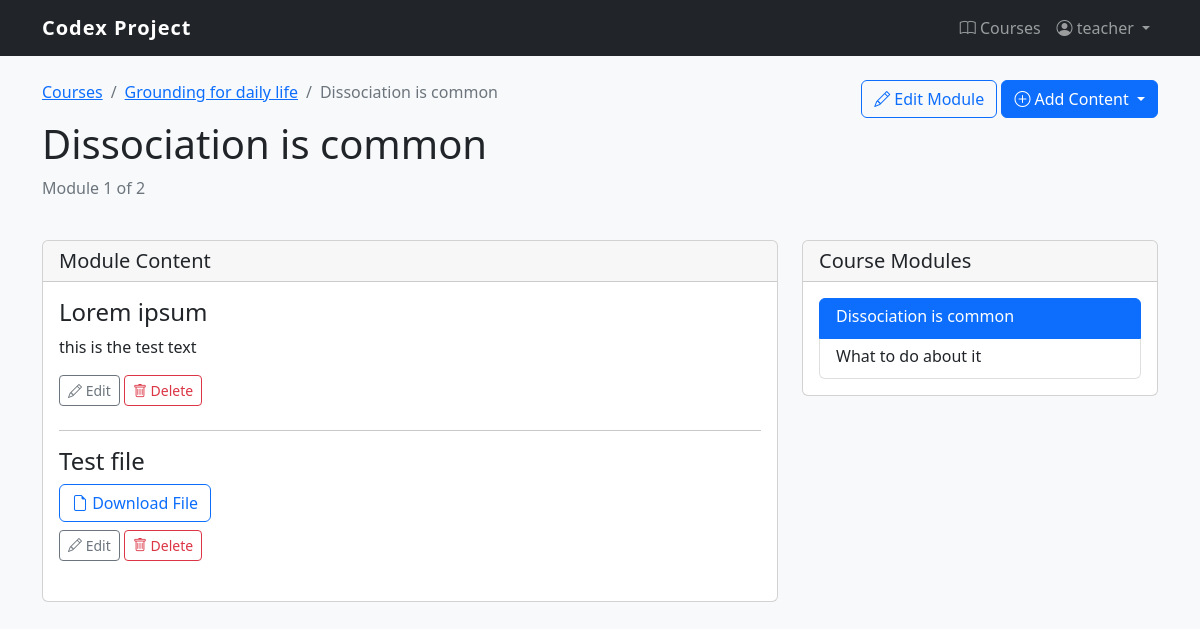
The page /content/module/3/ (signed in) on the database its author committed.
### user_management/models.py (models this page shows, shortened)
class User(AbstractUser):
    USER = 'USER'
    TEACHER = 'TEACHER'
    ADMIN = 'ADMIN'
    ROLE_CHOICES = [
        (USER, 'User'),
        (TEACHER, 'Teacher'),
        (ADMIN, 'Admin'),
    ]
    role = models.CharField(max_length=10, choices=ROLE_CHOICES, default=USER)
    def is_teacher(self):
        return self.role == self.TEACHER
    def is_administrator(self):
        return self.role == self.ADMIN

### content_management/models.py (models this page shows, shortened)
class Module(models.Model):
    course = models.ForeignKey(Course, related_name='modules', on_delete=models.CASCADE)
    title = models.CharField(max_length=200)
    description = models.TextField(blank=True)
    order = models.PositiveIntegerField(default=0)
    class Meta:
        ordering = ['order']

class Course(models.Model):
    title = models.CharField(max_length=200)
    slug = models.SlugField(max_length=200, unique=True)
    overview = models.TextField()
    created = models.DateTimeField(auto_now_add=True)
    subject = models.ForeignKey(Subject, related_name='courses', on_delete=models.CASCADE)
    owner = models.ForeignKey(settings.AUTH_USER_MODEL,
                             related_name='courses_created',
                             on_delete=models.CASCADE)
    students = models.ManyToManyField(settings.AUTH_USER_MODEL,
                                     related_name='courses_enrolled',
                                     blank=True)
    class Meta:
        ordering = ['-created']

class Content(models.Model):
    module = models.ForeignKey(Module, on_delete=models.CASCADE)
    title = models.CharField(max_length=250)
    created = models.DateTimeField(auto_now_add=True)
    updated = models.DateTimeField(auto_now=True)
    order = models.PositiveIntegerField(default=0)
    class Meta:
        abstract = True
        ordering = ['order']

class Text(Content):
    content = models.TextField()

class File(Content):
    file = models.FileField(upload_to='files')

### content_management/views.py (the view)
# urls.py: path('module/<int:pk>/', views.ModuleDetailView.as_view(), name='module_detail'),
class ModuleDetailView(LoginRequiredMixin, DetailView):
    model = Module
    template_name = 'content_management/module_detail.html'
    def dispatch(self, request, *args, **kwargs):
        module = self.get_object()
        course = module.course
        if not (request.user.is_administrator() or
                request.user == course.owner or
                course.students.filter(id=request.user.id).exists()):
            messages.error(request, "You don't have access to this module.")
            return redirect('content_management:course_list')
        return super().dispatch(request, *args, **kwargs)
    def get_context_data(self, **kwargs):
        context = super().get_context_data(**kwargs)
        module = self.object
        course = module.course
        if self.request.user == course.owner or self.request.user.is_administrator():
            context['is_instructor'] = True
        if not (self.request.user.is_teacher() or self.request.user.is_administrator()):
            progress = Progress.objects.get(student=self.request.user, course=course)
            context['is_completed'] = module in progress.completed_modules.all()
            context['progress'] = progress
        return context

### content_management/templates/content_management/module_detail.html (shortened to what this page needs)
{% extends 'content_management/base.html' %}
{% block content_management %}
    <div class="row mb-4">
        <div class="col-md-8">
            <nav aria-label="breadcrumb">
                <ol class="breadcrumb">
                    <li class="breadcrumb-item"><a href="{% url 'content_management:course_list' %}">Courses</a></li>
                    <li class="breadcrumb-item"><a href="{% url 'content_management:course_detail' module.course.slug %}">{{ module.course.title }}</a></li>
                    <li class="breadcrumb-item active" aria-current="page">{{ module.title }}</li>
                </ol>
            </nav>
            <h1>{{ module.title }}</h1>
            <p class="text-muted">Module {{ module.order }} of {{ module.course.modules.count }}</p>
        </div>
        <div class="col-md-4 text-end">
            {% if is_instructor %}
                <a href="{% url 'content_management:module_update' module.id %}" class="btn btn-outline-primary">
                    <i class="bi bi-pencil"></i> Edit Module
                </a>
                <div class="dropdown d-inline-block">
                    <button class="btn btn-primary dropdown-toggle" type="button" id="addContentDropdown" data-bs-toggle="dropdown" aria-expanded="false">
                        <i class="bi bi-plus-circle"></i> Add Content
                    </button>
                </div>
            {% endif %}
        </div>
    </div>
    <div class="row">
        <div class="col-md-8">
            <div class="card mb-4">
                <div class="card-header">
                    <h5 class="mb-0">Module Content</h5>
                </div>
                <div class="card-body">
                    {% with text_list=module.text_set.all|dictsortreversed:"order" file_list=module.file_set.all|dictsortreversed:"order" image_list=module.image_set.all|dictsortreversed:"order" video_list=module.video_set.all|dictsortreversed:"order" assignment_list=module.assignment_set.all|dictsortreversed:"order" %}
                    {% for content in text_list %}
                        <div class="content-item mb-4">
                            <h4>{{ content.title }}</h4>
                            <div class="content-text">
                                {{ content.content|linebreaks }}
                            </div>
                            {% if is_instructor %}
                                <div class="mt-2">
                                    <a href="{% url 'content_management:content_update' 'text' content.id %}" class="btn btn-sm btn-outline-secondary">
                                        <i class="bi bi-pencil"></i> Edit
                                    </a>
                                    <a href="{% url 'content_management:content_delete' 'text' content.id %}" class="btn btn-sm btn-outline-danger">
                                        <i class="bi bi-trash"></i> Delete
                                    </a>
                                </div>
                            {% endif %}
                        </div>
                        {% if not forloop.last or file_list or image_list or video_list or assignment_list %}<hr>{% endif %}
                    {% endfor %}
                    {% for content in file_list %}
                        <div class="content-item mb-4">
                            <h4>{{ content.title }}</h4>
                            <div class="content-file">
                                <a href="{{ content.file.url }}" class="btn btn-outline-primary" download>
                                    <i class="bi bi-file-earmark"></i> Download File
                                </a>
                            </div>
                            {% if is_instructor %}
                                <div class="mt-2">
                                    <a href="{% url 'content_management:content_update' 'file' content.id %}" class="btn btn-sm btn-outline-secondary">
                                        <i class="bi bi-pencil"></i> Edit
                                    </a>
                                    <a href="{% url 'content_management:content_delete' 'file' content.id %}" class="btn btn-sm btn-outline-danger">
                                        <i class="bi bi-trash"></i> Delete
                                    </a>
                                </div>
                            {% endif %}
                        </div>
                    {% endfor %}
                    {% endwith %}
                </div>
            </div>
        </div>
        <div class="col-md-4">
            <div class="card mb-4">
                <div class="card-header">
                    <h5 class="mb-0">Course Modules</h5>
                </div>
                <div class="card-body">
                    <div class="list-group">
                        {% for m in module.course.modules.all %}
                            <a href="{% url 'content_management:module_detail' m.id %}"
                               class="list-group-item list-group-item-action {% if m.id == module.id %}active{% endif %}">
                                <div class="d-flex w-100 justify-content-between">
                                    <h6 class="mb-1">{{ m.title }}</h6>
                                </div>
                            </a>
                        {% endfor %}
                    </div>
                </div>
            </div>
        </div>
    </div>
{% endblock %}

### user_management/templates/user_management/base.html (shortened to what this page needs)
<!DOCTYPE html>
<html lang="en">
<head>
    <link href="https://cdn.jsdelivr.net/npm/bootstrap@5.2.3/dist/css/bootstrap.min.css" rel="stylesheet">
    <link rel="stylesheet" href="https://cdn.jsdelivr.net/npm/bootstrap-icons@1.10.0/font/bootstrap-icons.css">
</head>
<body>
    <nav class="navbar navbar-expand-lg navbar-dark bg-dark">
        <div class="container">
            <a class="navbar-brand" href="{% url 'user_management:dashboard' %}">Codex Project</a>
            <div class="collapse navbar-collapse" id="navbarNav">
                <ul class="navbar-nav ms-auto">
                    {% if user.is_authenticated %}
                        <li class="nav-item">
                            <a class="nav-link" href="{% url 'content_management:course_list' %}">
                                <i class="bi bi-book"></i> Courses
                            </a>
                        </li>
                        <li class="nav-item dropdown">
                            <a class="nav-link dropdown-toggle" href="#" id="navbarDropdown" role="button"
                               data-bs-toggle="dropdown" aria-expanded="false">
                                <i class="bi bi-person-circle"></i> {{ user.username }}
                            </a>
                        </li>
                    {% endif %}
                </ul>
            </div>
        </div>
    </nav>
    {% block content %}{% endblock %}
</body>
</html>

### user_management/templates/user_management/base.html (style rules this page uses)
body { font-family: 'Segoe UI', Tahoma, Geneva, Verdana, sans-serif; background-color: #f8f9fa; }
.navbar-brand { font-weight: bold; letter-spacing: 1px; }

### rows shown on the page
User: username "teacher"
Module: course "Grounding for daily life", title "Dissociation is common", order "1", course.modules.count "2"
Text: title "Lorem ipsum", content "this is the test text"
File: title "Test file"
Module: title "What to do about it"
